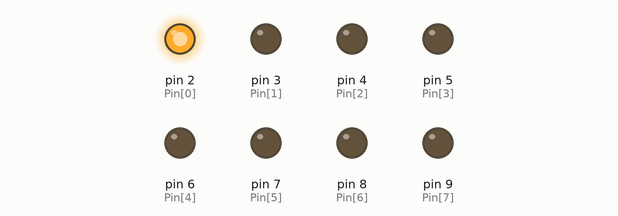
Recording of a sketch running on a simulated Arduino Uno, built with avr-gcc and run on an emulated ATmega328P. On the bench: output pins drawn as LEDs (lit = HIGH).

Above: at 0.2 s.
At 1.2 s:
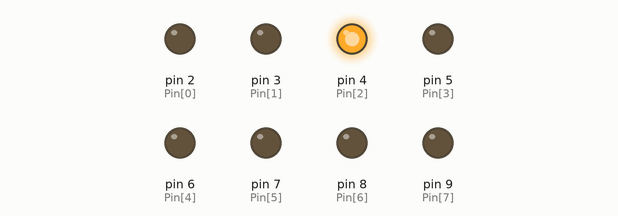
At 1.7 s:
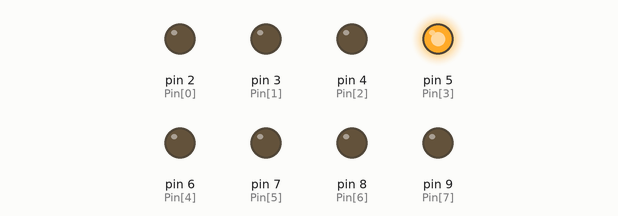
At 2.2 s:
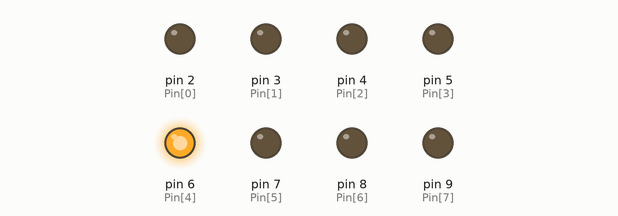
At 3.2 s:
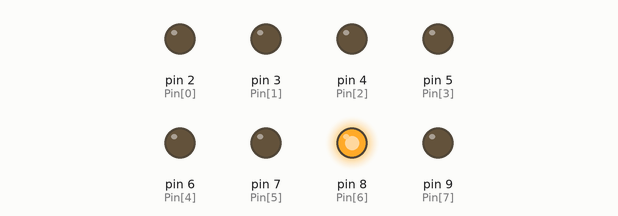
At 4.7 s:
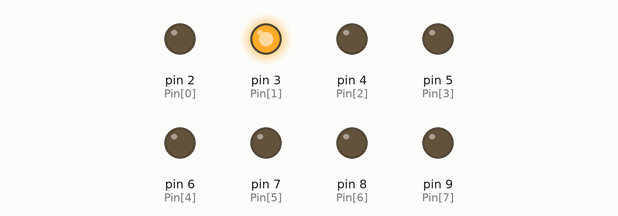
Timing chart, 0 to 5.2 s (numbered marks = the images above):
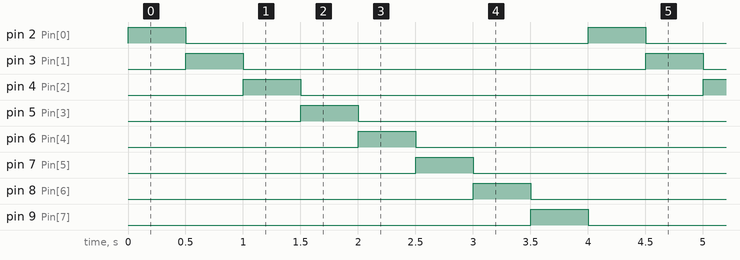

Measured:
- by itself, pin 2 (Pin[0]), pin 3 (Pin[1]), pin 4 (Pin[2]), pin 5 (Pin[3]), pin 6 (Pin[4]), pin 7 (Pin[5]), pin 8 (Pin[6]), pin 9 (Pin[7]): alternates HIGH for 0.50 s and LOW for 3.5 s
- by itself, everything shown: repeats every 4.0 s, in 8 steps

The sketch:

210407_6.ino
```cpp
byte Pin[]={2, 3, 4, 5, 6, 7, 8, 9};
byte Pin_num = sizeof(Pin) / sizeof(byte);

void setup() {
  for(int i=0 ; i<Pin_num ; i++)
    pinMode(Pin[i], OUTPUT);
}

void loop() {
  static int loc = 0;

  for(int i=0 ; i<Pin_num ; i++)
    digitalWrite(Pin[i], LOW);

   digitalWrite(Pin[loc], HIGH);
   loc++;
   loc %= 8;
   delay(500);
}
```
